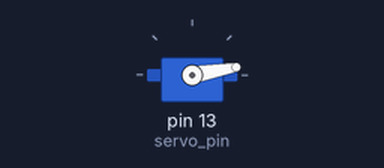
A sketch run on a simulated Arduino Uno, built with avr-gcc and run on an emulated ATmega328P. Parts: servo.

Above: at 0.05 s.
At 0.85 s:
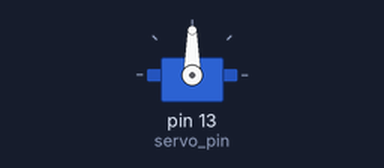
At 1.7 s:
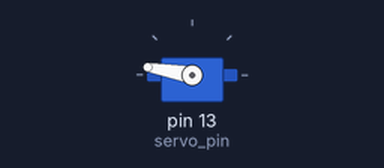
At 3.4 s:
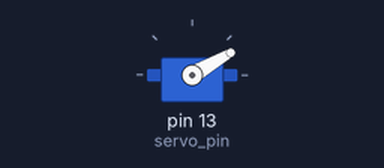
Timing chart, 0 to 8.5 s (numbered marks = the images above):
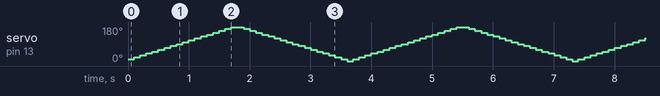

The sketch:

servo_sketch.ino
```cpp
#include <Servo.h>

Servo servo;
int servo_pin = 13;
int i;
void setup() {
  // put your setup code here, to run once:
  servo.attach(servo_pin);
  servo.write(0);
  i = 0;
}

void loop() {
  // put your main code here, to run repeatedly:
  for(i=10; i <= 180; i+=10){
    servo.write(i);
    delay(100);
  }

  for(i=180; i >=0; i-=10){
    servo.write(i);
    delay(100);
  }
}
```
